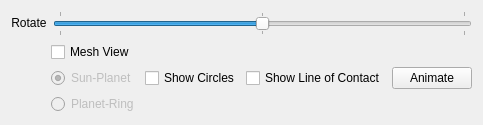
         <widget class="QWidget" name="tab_Mesh">
          <attribute name="title">
           <string>Mesh</string>
          </attribute>
          <layout class="QVBoxLayout" name="vLayout_canvasMesh">
           <item>
            <layout class="QHBoxLayout" name="horizontalLayout_2">
             <item>
              <widget class="QLabel" name="label">
               <property name="sizePolicy">
                <sizepolicy hsizetype="Preferred" vsizetype="Fixed">
                 <horstretch>0</horstretch>
                 <verstretch>0</verstretch>
                </sizepolicy>
               </property>
               <property name="text">
                <string>Rotate</string>
               </property>
               <property name="alignment">
                <set>Qt::AlignmentFlag::AlignCenter</set>
               </property>
              </widget>
             </item>
             <item>
              <widget class="QSlider" name="hSlider_Mesh">
               <property name="maximum">
                <number>200</number>
               </property>
               <property name="value">
                <number>100</number>
               </property>
               <property name="sliderPosition">
                <number>100</number>
               </property>
               <property name="orientation">
                <enum>Qt::Orientation::Horizontal</enum>
               </property>
               <property name="tickPosition">
                <enum>QSlider::TickPosition::TicksBothSides</enum>
               </property>
               <property name="tickInterval">
                <number>100</number>
               </property>
              </widget>
             </item>
            </layout>
           </item>
           <item>
            <layout class="QHBoxLayout" name="hLayout_toolbarMesh">
             <item>
              <spacer name="horizontalSpacer_9">
               <property name="orientation">
                <enum>Qt::Orientation::Horizontal</enum>
               </property>
               <property name="sizeHint" stdset="0">
                <size>
                 <width>40</width>
                 <height>20</height>
                </size>
               </property>
              </spacer>
             </item>
             <item>
              <layout class="QVBoxLayout" name="verticalLayout_5">
               <property name="leftMargin">
                <number>0</number>
               </property>
               <item>
                <widget class="QCheckBox" name="cb_singleViewMesh">
                 <property name="text">
                  <string>Mesh View</string>
                 </property>
                 <property name="checked">
                  <bool>false</bool>
                 </property>
                </widget>
               </item>
               <item>
                <widget class="QRadioButton" name="rb_sp">
                 <property name="enabled">
                  <bool>false</bool>
                 </property>
                 <property name="text">
                  <string>Sun-Planet</string>
                 </property>
                 <property name="checked">
                  <bool>true</bool>
                 </property>
                 <attribute name="buttonGroup">
                  <string notr="true">bg_mesh</string>
                 </attribute>
                </widget>
               </item>
               <item>
                <widget class="QRadioButton" name="rb_pr">
                 <property name="enabled">
                  <bool>false</bool>
                 </property>
                 <property name="text">
                  <string>Planet-Ring</string>
                 </property>
                 <property name="checked">
                  <bool>false</bool>
                 </property>
                 <attribute name="buttonGroup">
                  <string notr="true">bg_mesh</string>
                 </attribute>
                </widget>
               </item>
              </layout>
             </item>
             <item>
              <widget class="QCheckBox" name="cb_circlesMesh">
               <property name="text">
                <string>Show Circles</string>
               </property>
              </widget>
             </item>
             <item>
              <widget class="QCheckBox" name="cb_LoC">
               <property name="text">
                <string>Show Line of Contact</string>
               </property>
               <property name="checked">
                <bool>false</bool>
               </property>
              </widget>
             </item>
             <item>
              <widget class="QPushButton" name="pb_animate">
               <property name="text">
                <string>Animate</string>
               </property>
              </widget>
             </item>
            </layout>
           </item>
          </layout>
         </widget>
